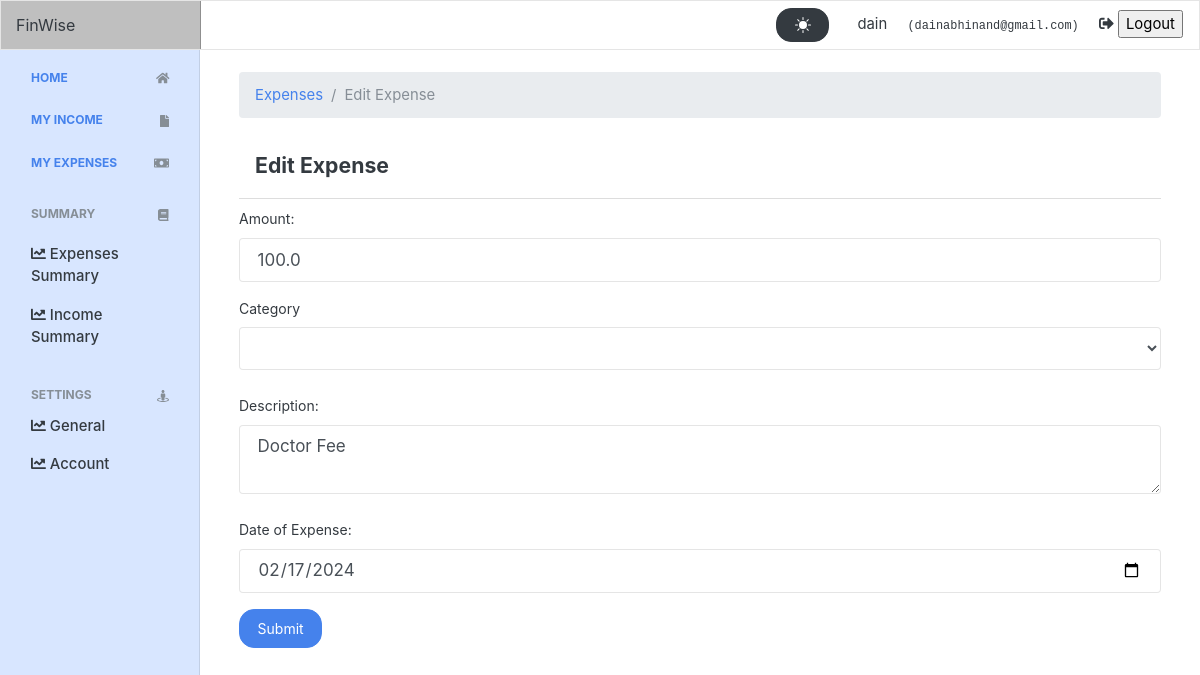
Page /expenses/expense_edit/1 (signed in) on the committed database.
### expenses/models.py (models this page shows, shortened)
class Expense(models.Model):
    name = models.CharField(max_length=255, db_index=True, default='')
    date = models.DateField(default=now)
    amount = models.FloatField(blank=False, null=False)
    currency = models.CharField(max_length=20, default="USD")
    category = models.CharField(max_length=255)
    owner = models.ForeignKey(
        to=User, on_delete=models.CASCADE)
    class Meta:
        ordering = ['-date']

### expenses/views.py (the view, shortened to what this page needs)
# urls.py: path("expense_edit/<int:id>", views.expense_edit, name="expense_edit"),
@login_required(login_url='/authentication/login')
def expense_edit(request, id):
    expense = Expense.objects.get(pk=id)
    categories = Category.objects.all()
    data = []
    arr = []
    file = os.path.dirname(os.path.dirname(os.path.abspath(__file__)))
    file_path = os.path.join(file, 'currencies.json')
    with open(file_path, 'r') as json_file:
        data = json.load(json_file)
        json_file.close()
    categories = Category.objects.all()
    context = {
        'values': request.POST,
        'categories': categories,
        'expense': expense
    }
    if request.method == 'GET':
        context = {
            'values': expense,
            'categories': categories,
            'expense': expense
        }
        return render(request, 'expenses/edit.html', context)

### templates/expenses/edit.html (shortened to what this page needs)
{% extends 'base.html' %}
{% block content %}
<section id="dashboard" class="py-4">
  <div class="container">
<nav aria-label="breadcrumb">
  <ol class="breadcrumb">
    <li class="breadcrumb-item"><a href="{% url 'expenses' %}">Expenses</a></li>
    <li class="breadcrumb-item active" aria-current="page">Edit Expense</li>
  </ol>
</nav>
<div>
  <div  role="">
      <div class="modal-header">
          <h5 class="modal-title text-dark" id="exampleModal1">Edit Expense</h5>
      </div>
      <form action="{%url 'expense_edit' expense.id  %}" method="POST" autocomplete="off">
          <div class="form-group">
              <label for="amount" class="col-form-label">Amount:</label>
              <input type="number" name="amount"  value={{values.amount}} class="form-control" id="amount">
          </div>
          <div class="form-group">
              <label for="category">Category</label>
              <select name="category" class="form-control" id="category">
              </select>
          </div>
          <div class="form-group">
              <label for="name"  class="col-form-label">Description:</label>
              <textarea class="form-control" name="name" id="name">{{values.name}}</textarea>
          </div>
          <div class="form-group">
              <label for="date"  class="col-form-label">Date of Expense:</label>
              <input type="date" class="form-control"  value={{values.date|date:'Y-m-d' }} name="date" id="date"></input>
          </div>
          <input type="submit" class="btn btn-primary" value="Submit">
      </form>
  </div>
</div>
  </div>
</section>
{%endblock%}

### templates/partials/_sidebar.html (shortened to what this page needs)
<nav class="navbar navbar-light fixed-top bg-light flex-md-nowrap p-0">
    <a class="navbar-brand col-sm-3 col-md-2 mr-0" href="#">FinWise</a>
    <ul class="navbar-nav px-3">
        <li class="nav-item text-nowrap">
            <a>
                <button id="darkModeToggle" class="btn btn-dark mr-4">
                </button>
                <span class="pr-3">{{ request.user.username }}</span>
                <small class="pr-3 text-sm text-monospace">({{ request.user.email }})</small>
            </a>
            <a>
                <form action="{% url 'logout' %}" method="POST" style="display:inline">
                    <i class="fas icon fa-sign-out-alt"></i>
                    <input type="submit" class="" value='Logout' href="{% url 'login' %}">
                </form>
            </a>
        </li>
    </ul>
</nav>
<div class="container-fluid">
    <div class="row">
        <nav class="col-md-2 d-none d-md-block sidebar bg-light rounded mt-4" style="background-color: #d8e6ff !important; padding: 15px;">
            <div class="sidebar-sticky">
                <ul class="nav flex-column">
                    <h6 class="sidebar-heading d-flex justify-content-between align-items-center px-3 mt-4 mb-1 text-muted">
                        <a href="{% url 'homepage' %}">Home</a>
                        <a class="d-flex align-items-center text-muted" href="{% url 'homepage' %}">
                            <i class="fa fa-home"></i>
                        </a>
                    </h6>
                    <li class="nav-item">
                        <h6 class="sidebar-heading d-flex justify-content-between align-items-center px-3 mt-4 mb-1 text-muted">
                            <a href="{% url 'income' %}">My income</a>
                            <a href="" class="d-flex align-items-center text-muted">
                                <i class="fa fa-file"></i>
                            </a>
                        </h6>
                    </li>
                    <li class="nav-item">
                        <h6 class="sidebar-heading d-flex justify-content-between align-items-center px-3 mt-4 mb-1 text-muted">
                            <a href="{% url 'expenses' %}">My Expenses</a>
                            <a href="" class="d-flex align-items-center text-muted">
                                <i class="fa fa-money-bill"></i>
                            </a>
                        </h6>
                    </li>
                    <h6 class="sidebar-heading d-flex justify-content-between align-items-center px-3 mt-4 mb-1 text-muted">
                        <span>Summary</span>
                        <a class="d-flex align-items-center text-muted" href="#">
                            <i class="fa fa-book"></i>
                        </a>
                    </h6>
                    <ul class="nav flex-column mb-2">
                        <li class="nav-item">
                            <a class="nav-link text-dark" href="{% url 'expenses-summary' %}">
                                <i class="fa fa-chart-line"></i> Expenses Summary
                            </a>
                        </li>
                        <li class="nav-item">
                            <a class="nav-link text-dark" href="{% url 'income-summary' %}">
                                <i class="fa fa-chart-line"></i> Income Summary
                            </a>
                        </li>
                    </ul>
                    <h6 class="sidebar-heading d-flex justify-content-between align-items-center px-3 mt-4 mb-1 text-muted">
                        <span>Settings</span>
                        <a class="d-flex align-items-center text-muted" href="#">
                            <i class="fa fa-street-view"></i>
                        </a>
                    </h6>
                    <ul class="nav flex-column mb-2">
                        <li class="nav-item">
                            <a class="nav-link text-dark" href="{% url 'general-settings' %}">
                                <i class="fa fa-chart-line"></i> General
                            </a>
                        </li>
                        <li class="nav-item">
                            <a class="nav-link text-dark" href="{% url 'general-settings' %}">
                                <i class="fa fa-chart-line"></i> Account
                            </a>
                        </li>
                    </ul>
                </ul>
            </div>
        </nav>

### finwise/static/css/dashboard.css (style rules this page uses)
body { font-size: 0.875rem; }
.sidebar { position: fixed; top: 0; bottom: 0; left: 0; z-index: 100; padding: 48px 0 0; box-shadow: inset -1px 0 0 rgba(0, 0, 0, 0.1); }
.sidebar-sticky { position: relative; top: 0; height: calc(100vh - 48px); padding-top: 0.5rem; overflow-x: hidden; overflow-y: auto; }
.sidebar .nav-link { font-weight: 500; }
.sidebar-heading { font-size: 0.75rem; text-transform: uppercase; }
.navbar-brand { padding-top: 0.75rem; padding-bottom: 0.75rem; font-size: 1rem; background-color: rgba(0, 0, 0, 0.25); box-shadow: inset -1px 0 0 rgba(0, 0, 0, 0.25); }

### templates/base.html (style rules this page uses)
body { transition: background-color 0.5s ease; }

### rows in the picture
Expense: amount "100.0", name "Doctor Fee", date "02/17/2024"

### other values in the picture
{{ request.user.username }} "dain"
{{ request.user.email }} "dainabhinand@gmail.com"
